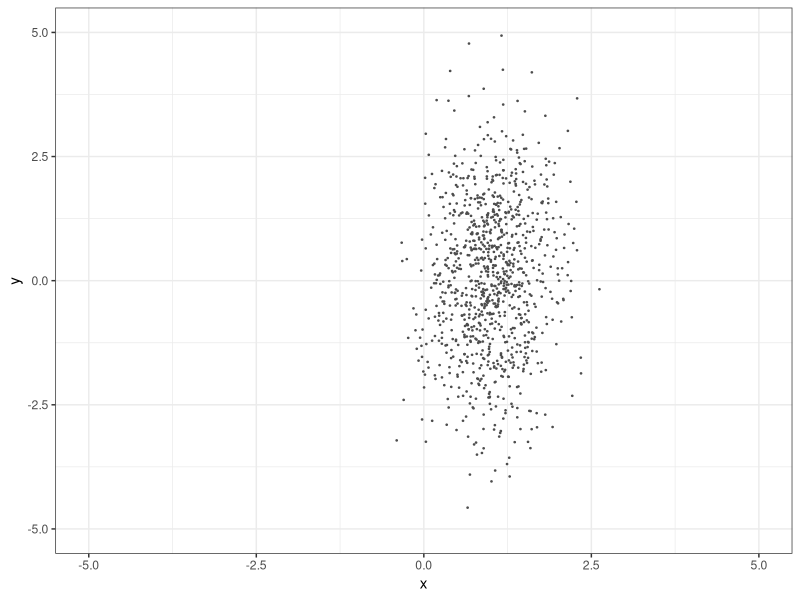

The R script that drew this image:
## ---- chunk 1
knitr::opts_chunk$set(echo = FALSE)
setwd("~/Dropbox/Coursera/data_products/")
library(ggplot2)
## ---- chunk 2
set.seed(123)
## ---- chunk 3
n <- 1000
mu_x <- 1
mu_y <- 0
sd_x <- 0.5
sd_y <- 1.5
## ---- chunk 4
D <- data.frame(x = rnorm(n, mean = mu_x, sd = sd_x),
                     y = rnorm(n, mean = mu_y, sd = sd_y))
## ---- chunk 5
plot <- ggplot(D, aes(x,y)) + geom_point(size = 0.25, colour = "grey30") + theme_bw() +
          xlim(-5,5) + ylim(-5,5)
      plot
